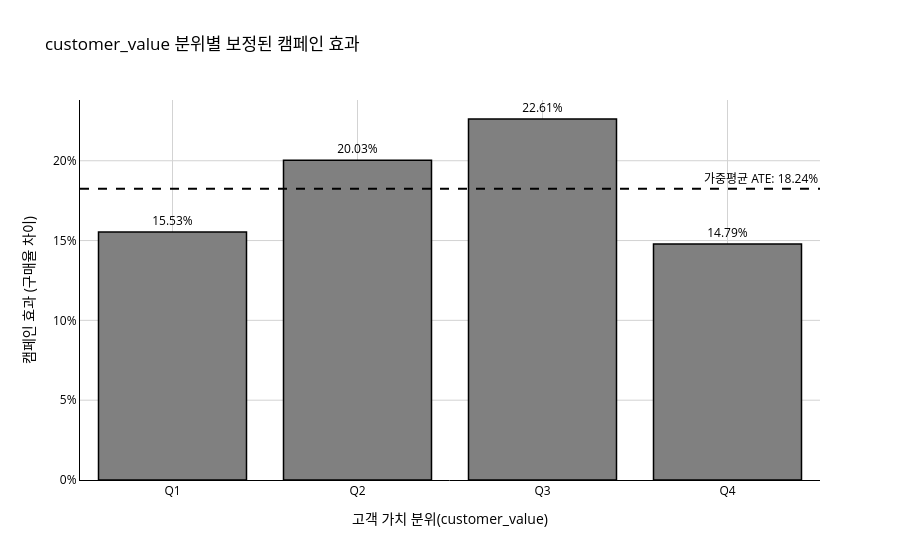

Notebook cell for this chart:
### Code cell
# ✏️ 과제 2-2: 층화 분석 (customer_value 4분위)
# 각 분위별 캠페인 효과 → 가중평균 ATE
# 1. customer_value를 4분위수로 분할 (Q1, Q2, Q3, Q4)
df['strata'] = pd.qcut(df['customer_value'], q=4, labels=['Q1', 'Q2', 'Q3', 'Q4'])

# 2. 분위별 캠페인 효과 계산
# 각 분위(strata)와 캠페인 수신여부(campaign)에 따른 구매율(purchase) 평균 계산
stratified_summary = df.groupby(['strata', 'campaign'], observed=True)['purchase'].mean().unstack()
stratified_summary.columns = ['rate_0', 'rate_1']

# 분위별 효과(Effect) 및 샘플 크기(Weight) 계산
stratified_summary['effect'] = stratified_summary['rate_1'] - stratified_summary['rate_0']
stratified_summary['size'] = df.groupby('strata', observed=True).size()
stratified_summary['weight'] = stratified_summary['size'] / stratified_summary['size'].sum()

# 3. 보정된 ATE 계산 (분위별 효과의 가중평균)
adjusted_ate = (stratified_summary['effect'] * stratified_summary['weight']).sum()

# 결과 표 출력
print("--- [분위별 층화 분석 결과] ---")
print(stratified_summary[['rate_0', 'rate_1', 'effect', 'size']])
print(f"\n보정된 진짜 캠페인 효과(Adjusted ATE): {adjusted_ate:.4%}")

# 4. 분위별 효과 시각화 (Plotly)
fig = px.bar(
    stratified_summary.reset_index(), 
    x='strata', 
    y='effect',
    text_auto='.2%',
    labels={'strata': '고객 가치 분위(customer_value)', 'effect': '캠페인 효과 (구매율 차이)'},
    title="customer_value 분위별 보정된 캠페인 효과"
)

# 시각화 규칙 적용
fig.update_traces(
    marker_color='gray',                # 회색 기조
    marker_line_color='black',          # 검정 테두리
    marker_line_width=1.5,
    textfont=dict(color='black'),       # 텍스트 검정
    textposition='outside'
)

fig.add_hline(y=adjusted_ate, line_dash="dash", line_color="black", 
              annotation_text=f"가중평균 ATE: {adjusted_ate:.2%}", 
              annotation_position="top right")

fig.update_layout(
    plot_bgcolor='white',
    paper_bgcolor='white',
    font=dict(color='black'),
    xaxis=dict(showline=True, linecolor='black', gridcolor='lightgray'),
    yaxis=dict(showline=True, linecolor='black', gridcolor='lightgray', tickformat='.0%')
)

fig.show()

### Figure 1 — Plotly figure (JSON) as saved in the notebook; plotly's stock layout.template omitted (floating-point values rounded to 4 significant figures)
{"data": [{"hovertemplate": "고객 가치 분위(customer_value)=%{x}<br>캠페인 효과 (구매율 차이)=%{y}<extra></extra>", "legendgroup": "", "marker": {"color": "gray", "line": {"color": "black", "width": 1.5}, "pattern": {"shape": ""}}, "name": "", "orientation": "v", "showlegend": false, "textfont": {"color": "black"}, "textposition": "outside", "texttemplate": "%{y:.2%}", "type": "bar", "x": ["Q1", "Q2", "Q3", "Q4"], "xaxis": "x", "y": [0.1553, 0.2003, 0.2261, 0.1479], "yaxis": "y"}], "layout": {"annotations": [{"showarrow": false, "text": "가중평균 ATE: 18.24%", "x": 1, "xanchor": "right", "xref": "x domain", "y": 0.1824, "yanchor": "bottom", "yref": "y"}], "barmode": "relative", "font": {"color": "black"}, "legend": {"tracegroupgap": 0}, "paper_bgcolor": "white", "plot_bgcolor": "white", "shapes": [{"line": {"color": "black", "dash": "dash"}, "type": "line", "x0": 0, "x1": 1, "xref": "x domain", "y0": 0.1824, "y1": 0.1824, "yref": "y"}], "title": {"text": "customer_value 분위별 보정된 캠페인 효과"}, "xaxis": {"anchor": "y", "domain": [0, 1], "gridcolor": "lightgray", "linecolor": "black", "showline": true, "title": {"text": "고객 가치 분위(customer_value)"}}, "yaxis": {"anchor": "x", "domain": [0, 1], "gridcolor": "lightgray", "linecolor": "black", "showline": true, "tickformat": ".0%", "title": {"text": "캠페인 효과 (구매율 차이)"}}}}
